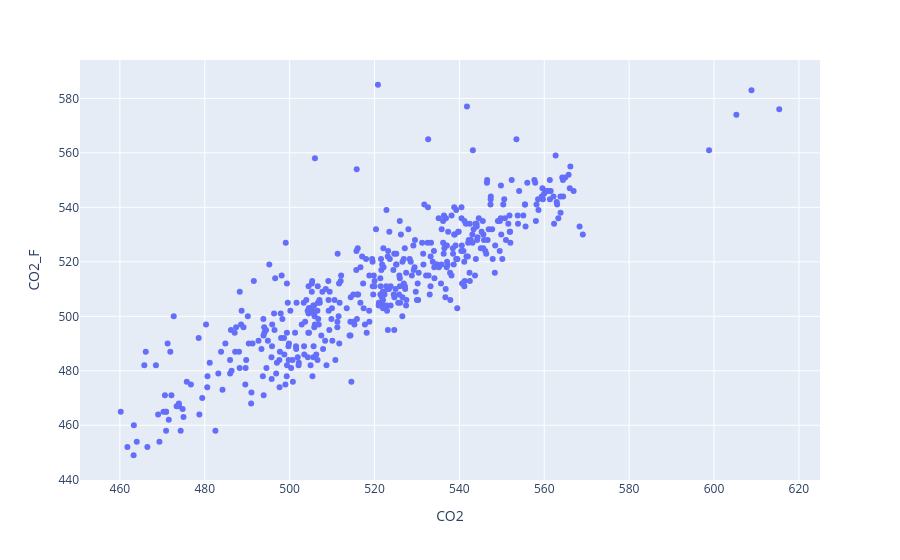

The code cell stored with this chart in its notebook:
### Markdown cell above
## CO2

### Code cell
fig = px.scatter(data, x=data["CO2"], y=data["CO2_F"])
fig.show()

### Figure 1 — Plotly figure (JSON) as saved in the notebook; plotly's stock layout.template omitted (floating-point values rounded to 4 significant figures; data arrays with more than 128 entries replaced by an {"elided": "..."} marker saying what was removed)
{"data": [{"hovertemplate": "CO2=%{x}<br>CO2_F=%{y}<extra></extra>", "legendgroup": "", "marker": {"color": "#636efa", "symbol": "circle"}, "mode": "markers", "name": "", "orientation": "v", "showlegend": false, "type": "scatter", "x": {"elided": "461 float values"}, "xaxis": "x", "y": {"elided": "461 float values"}, "yaxis": "y"}], "layout": {"legend": {"tracegroupgap": 0}, "margin": {"t": 60}, "xaxis": {"anchor": "y", "domain": [0, 1], "title": {"text": "CO2"}}, "yaxis": {"anchor": "x", "domain": [0, 1], "title": {"text": "CO2_F"}}}}
